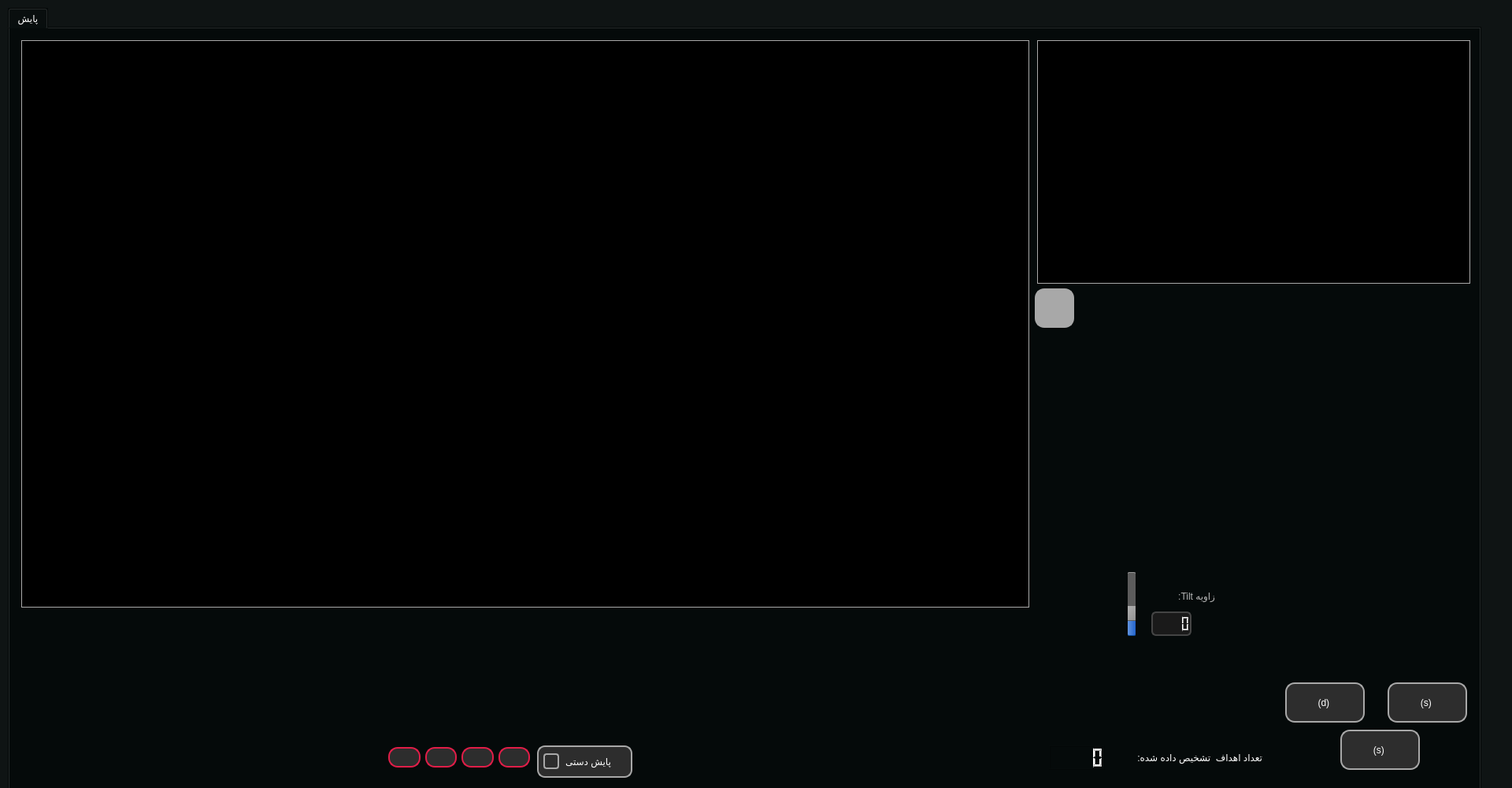
<?xml version="1.0" encoding="UTF-8"?>
<ui version="4.0">
 <class>MainWindow</class>
 <widget class="QMainWindow" name="MainWindow">
  <property name="geometry">
   <rect>
    <x>0</x>
    <y>0</y>
    <width>1920</width>
    <height>1000</height>
   </rect>
  </property>
  <property name="minimumSize">
   <size>
    <width>650</width>
    <height>450</height>
   </size>
  </property>
  <property name="windowTitle">
   <string>MainWindow</string>
  </property>
  <property name="styleSheet">
   <string notr="true">color: rgb(255, 255, 255);
background-color: rgb(15, 20, 20);


</string>
  </property>
  <widget class="QWidget" name="centralwidget">
   <widget class="QTabWidget" name="tabWidget">
    <property name="geometry">
     <rect>
      <x>10</x>
      <y>10</y>
      <width>1871</width>
      <height>1000</height>
     </rect>
    </property>
    <property name="cursor">
     <cursorShape>ArrowCursor</cursorShape>
    </property>
    <property name="styleSheet">
     <string notr="true">background-color: rgb(5,10 ,10);
margin: &quot;auto&quot;
</string>
    </property>
    <property name="currentIndex">
     <number>0</number>
    </property>
    <property name="documentMode">
     <bool>false</bool>
    </property>
    <widget class="QWidget" name="payesh">
     <attribute name="title">
      <string>پایش</string>
     </attribute>
     <widget class="QWidget" name="camera1Viewfinder" native="true">
      <property name="geometry">
       <rect>
        <x>15</x>
        <y>15</y>
        <width>1280</width>
        <height>720</height>
       </rect>
      </property>
      <property name="styleSheet">
       <string notr="true">border: 1px solid  #a9a9a9;</string>
      </property>
      <widget class="QLabel" name="DET_L">
       <property name="geometry">
        <rect>
         <x>0</x>
         <y>0</y>
         <width>1280</width>
         <height>720</height>
        </rect>
       </property>
       <property name="styleSheet">
        <string notr="true">background-color: rgb(0, 0, 0);</string>
       </property>
       <property name="text">
        <string/>
       </property>
      </widget>
      <widget class="QWidget" name="widget_1" native="true">
       <property name="geometry">
        <rect>
         <x>0</x>
         <y>0</y>
         <width>1280</width>
         <height>720</height>
        </rect>
       </property>
       <property name="styleSheet">
        <string notr="true">background-color: rgba(255, 255, 255, 0);</string>
       </property>
      </widget>
     </widget>
     <widget class="QPushButton" name="START_DET">
      <property name="geometry">
       <rect>
        <x>1620</x>
        <y>830</y>
        <width>101</width>
        <height>51</height>
       </rect>
      </property>
      <property name="cursor">
       <cursorShape>ArrowCursor</cursorShape>
      </property>
      <property name="styleSheet">
       <string notr="true">QPushButton#START_DET {
    background-color: #2d2d2d;
    color: white;
    font: 10pt &quot;IRANSans&quot;, &quot;Vazir&quot;, &quot;Segoe UI&quot;;
    border: 2px solid #a8a8a8; /* cyan-400 */
    border-radius: 12px;
    padding: 8px 16px;
}

QPushButton#START_DET:hover {
    background-color: #3a3a3a;
    border-color: #67e8f9; /* hover tone */
}

QPushButton#START_DET:pressed {
    background-color: #1f1f1f;
    border-color: #a5f3fc;
}

QPushButton#START_DET:disabled {
    background-color: #444;
    color: #999;
    border-color: #666;
}
</string>
      </property>
      <property name="text">
       <string>(d) </string>
      </property>
      <property name="icon">
       <iconset>
        <normaloff>icons/play.png</normaloff>
        <normalon>icons/puase.png</normalon>icons/play.png</iconset>
      </property>
      <property name="iconSize">
       <size>
        <width>24</width>
        <height>24</height>
       </size>
      </property>
      <property name="shortcut">
       <string/>
      </property>
      <property name="checkable">
       <bool>true</bool>
      </property>
      <property name="checked">
       <bool>false</bool>
      </property>
      <property name="autoRepeat">
       <bool>false</bool>
      </property>
      <property name="autoDefault">
       <bool>false</bool>
      </property>
      <property name="default">
       <bool>false</bool>
      </property>
     </widget>
     <widget class="QLabel" name="T_NUM_LABEL">
      <property name="geometry">
       <rect>
        <x>1360</x>
        <y>910</y>
        <width>231</width>
        <height>31</height>
       </rect>
      </property>
      <property name="styleSheet">
       <string notr="true">font: bold 10pt &quot;IRANSans&quot;, &quot;Vazir&quot;, &quot;Segoe UI&quot;</string>
      </property>
      <property name="text">
       <string>تعداد اهداف  تشخیص داده شده:</string>
      </property>
     </widget>
     <widget class="QLCDNumber" name="TARGET_NUM">
      <property name="geometry">
       <rect>
        <x>1320</x>
        <y>910</y>
        <width>71</width>
        <height>31</height>
       </rect>
      </property>
      <property name="value" stdset="0">
       <double>0.000000000000000</double>
      </property>
     </widget>
     <widget class="QCheckBox" name="MANUAL_MON">
      <property name="geometry">
       <rect>
        <x>670</x>
        <y>910</y>
        <width>121</width>
        <height>41</height>
       </rect>
      </property>
      <property name="styleSheet">
       <string notr="true">QCheckBox#MANUAL_MON {
    font:  11pt &quot;IRANSans&quot;, &quot;Vazir&quot;, &quot;Segoe UI&quot;;
    color: white;
    spacing: 8px;
    padding: 3px 6px;
    background-color: #2d2d2d;
    border: 2px solid #a8a8a8;
    border-radius: 10px;
    direction: rtl;
}

QCheckBox#MANUAL_MON::indicator {
    width: 16px;
    height: 16px;
    border: 2px solid #a8a8a8;
    background-color: transparent;
    border-radius: 4px;
}

QCheckBox#MANUAL_MON::indicator:checked {
    background-color: #21cbe6;
}

QCheckBox#MANUAL_MON:hover {
    background-color: #3a3a3a;
    border-color: #21cbe6;
}
</string>
      </property>
      <property name="text">
       <string>پایش دستی</string>
      </property>
      <property name="shortcut">
       <string>Ctrl+M</string>
      </property>
      <property name="autoRepeat">
       <bool>false</bool>
      </property>
     </widget>
     <widget class="QWidget" name="layoutWidget">
      <property name="geometry">
       <rect>
        <x>481</x>
        <y>910</y>
        <width>180</width>
        <height>31</height>
       </rect>
      </property>
      <layout class="QHBoxLayout" name="horizontalLayout">
       <item>
        <widget class="QPushButton" name="LEFT">
         <property name="styleSheet">
          <string notr="true">QPushButton#LEFT {
    background-color: #2d2d2d;
    color: white;
    font: 10pt &quot;IRANSans&quot;, &quot;Vazir&quot;, &quot;Segoe UI&quot;;
    border: 2px solid #e11d48; /* rose-500 */
    border-radius: 12px;
    padding: 4px 8px;
}

QPushButton#LEFT:hover {
    background-color: #3a3a3a;
    border-color: #f43f5e; /* hover rose tone */
}

QPushButton#LEFT:pressed {
    background-color: #1f1f1f;
    border-color: #fb7185;
}

QPushButton#LEFT:disabled {
    background-color: #444;
    color: #999;
    border-color: #666;
}
</string>
         </property>
         <property name="text">
          <string/>
         </property>
         <property name="icon">
          <iconset>
           <normaloff>icons/left.png</normaloff>icons/left.png</iconset>
         </property>
         <property name="shortcut">
          <string>Left</string>
         </property>
         <property name="autoRepeat">
          <bool>true</bool>
         </property>
        </widget>
       </item>
       <item>
        <widget class="QPushButton" name="RIGHT">
         <property name="styleSheet">
          <string notr="true">QPushButton#RIGHT {
    background-color: #2d2d2d;
    color: white;
    font: 10pt &quot;IRANSans&quot;, &quot;Vazir&quot;, &quot;Segoe UI&quot;;
    border: 2px solid #e11d48; /* rose-500 */
    border-radius: 12px;
    padding: 4px 8px;
}

QPushButton#RIGHT:hover {
    background-color: #3a3a3a;
    border-color: #f43f5e; /* hover rose tone */
}

QPushButton#RIGHT:pressed {
    background-color: #1f1f1f;
    border-color: #fb7185;
}

QPushButton#RIGHT:disabled {
    background-color: #444;
    color: #999;
    border-color: #666;
}
</string>
         </property>
         <property name="text">
          <string/>
         </property>
         <property name="icon">
          <iconset>
           <normaloff>icons/right.png</normaloff>icons/right.png</iconset>
         </property>
         <property name="shortcut">
          <string>Right</string>
         </property>
         <property name="checkable">
          <bool>false</bool>
         </property>
         <property name="autoRepeat">
          <bool>true</bool>
         </property>
         <property name="autoDefault">
          <bool>false</bool>
         </property>
        </widget>
       </item>
       <item>
        <widget class="QPushButton" name="UP">
         <property name="styleSheet">
          <string notr="true">QPushButton#UP {
    background-color: #2d2d2d;
    color: white;
    font: 10pt &quot;IRANSans&quot;, &quot;Vazir&quot;, &quot;Segoe UI&quot;;
    border: 2px solid #e11d48; /* rose-500 */
    border-radius: 12px;
    padding: 4px 8px;
}

QPushButton#UP:hover {
    background-color: #3a3a3a;
    border-color: #f43f5e; /* hover rose tone */
}

QPushButton#UPpressed {
    background-color: #1f1f1f;
    border-color: #fb7185;
}

QPushButton#UP:disabled {
    background-color: #444;
    color: #999;
    border-color: #666;
}
</string>
         </property>
         <property name="text">
          <string/>
         </property>
         <property name="icon">
          <iconset>
           <normaloff>icons/up.png</normaloff>icons/up.png</iconset>
         </property>
         <property name="shortcut">
          <string>Up</string>
         </property>
         <property name="autoRepeat">
          <bool>true</bool>
         </property>
        </widget>
       </item>
       <item>
        <widget class="QPushButton" name="DOWN">
         <property name="styleSheet">
          <string notr="true">QPushButton#DOWN {
    background-color: #2d2d2d;
    color: white;
    font: 10pt &quot;IRANSans&quot;, &quot;Vazir&quot;, &quot;Segoe UI&quot;;
    border: 2px solid #e11d48; /* rose-500 */
    border-radius: 12px;
    padding: 4px 8px;
}

QPushButton#DOWNhover {
    background-color: #3a3a3a;
    border-color: #f43f5e; /* hover rose tone */
}

QPushButton#DOWN:pressed {
    background-color: #1f1f1f;
    border-color: #fb7185;
}

QPushButton#DOWN:disabled {
    background-color: #444;
    color: #999;
    border-color: #666;
}
</string>
         </property>
         <property name="text">
          <string/>
         </property>
         <property name="icon">
          <iconset>
           <normaloff>icons/down.png</normaloff>icons/down.png</iconset>
         </property>
         <property name="shortcut">
          <string>Down</string>
         </property>
         <property name="checkable">
          <bool>false</bool>
         </property>
         <property name="autoRepeat">
          <bool>true</bool>
         </property>
         <property name="autoDefault">
          <bool>false</bool>
         </property>
        </widget>
       </item>
      </layout>
     </widget>
     <widget class="QLabel" name="tilt_degree_label_3">
      <property name="geometry">
       <rect>
        <x>1450</x>
        <y>710</y>
        <width>81</width>
        <height>20</height>
       </rect>
      </property>
      <property name="styleSheet">
       <string notr="true">font: bold 10pt  &quot;Ubuntu Sans&quot;;
color: #b5b5b5;
</string>
      </property>
      <property name="text">
       <string>زاویه Tilt:</string>
      </property>
     </widget>
     <widget class="QSlider" name="TILT">
      <property name="geometry">
       <rect>
        <x>1420</x>
        <y>690</y>
        <width>10</width>
        <height>81</height>
       </rect>
      </property>
      <property name="styleSheet">
       <string notr="true">/* Basic QSlider styling */
QSlider {
    background: transparent;
}

/* Styling for the groove (the background of the slider) */
QSlider::groove:horizontal {
    border: 1px solid #999999;
    height: 8px;
    background: qlineargradient(x1:0, y1:0, x2:0, y2:1, stop:0 #B1B1B1, stop:1 #c4c4c4);
    margin: 2px 0;
    border-radius: 4px;
}

QSlider::groove:vertical {
    border: 1px solid #999999;
    width: 8px;
    background: qlineargradient(x1:0, y1:0, x2:1, y2:0, stop:0 #B1B1B1, stop:1 #c4c4c4);
    margin: 0 2px;
    border-radius: 4px;
}

/* Styling for the handle (the draggable part) */
QSlider::handle:horizontal {
    background: qlineargradient(x1:0, y1:0, x2:1, y2:1, stop:0 #b4b4b4, stop:1 #8f8f8f);
    border: 1px solid #5c5c5c;
    width: 18px;
    margin: -4px 0; /* expand outside the groove */
    border-radius: 9px;
}

QSlider::handle:vertical {
    background: qlineargradient(x1:0, y1:0, x2:1, y2:1, stop:0 #b4b4b4, stop:1 #8f8f8f);
    border: 1px solid #5c5c5c;
    height: 18px;
    margin: 0 -4px; /* expand outside the groove */
    border-radius: 9px;
}

/* Styling for the add-page (the part before the handle) - now blue */
QSlider::add-page:horizontal {
    background: qlineargradient(x1:0, y1:0, x2:0, y2:1, stop:0 #6a9ae2, stop:1 #1a5dc9);
    border: 1px solid #0a4a9b;
    height: 8px;
    border-radius: 4px;
}

QSlider::add-page:vertical {
    background: qlineargradient(x1:0, y1:0, x2:1, y2:0, stop:0 #6a9ae2, stop:1 #1a5dc9);
    border: 1px solid #0a4a9b;
    width: 8px;
    border-radius: 4px;
}

/* Styling for the sub-page (the part after the handle) - now grey */
QSlider::sub-page:horizontal {
    background: #5c5c5c;
    border: 1px solid #999999;
    height: 8px;
    border-radius: 4px;
}

QSlider::sub-page:vertical {
    background: #5c5c5c;
    border: 1px solid #999999;
    width: 8px;
    border-radius: 4px;
}

/* Optional: Style for when the slider is pressed */
QSlider::handle:horizontal:pressed {
    background: qlineargradient(x1:0, y1:0, x2:1, y2:1, stop:0 #dadada, stop:1 #8f8f8f);
}

QSlider::handle:vertical:pressed {
    background: qlineargradient(x1:0, y1:0, x2:1, y2:1, stop:0 #dadada, stop:1 #8f8f8f);
}</string>
      </property>
      <property name="minimum">
       <number>-40</number>
      </property>
      <property name="maximum">
       <number>90</number>
      </property>
      <property name="pageStep">
       <number>1</number>
      </property>
      <property name="orientation">
       <enum>Qt::Orientation::Vertical</enum>
      </property>
      <property name="invertedAppearance">
       <bool>false</bool>
      </property>
      <property name="invertedControls">
       <bool>false</bool>
      </property>
      <property name="tickPosition">
       <enum>QSlider::TickPosition::NoTicks</enum>
      </property>
     </widget>
     <widget class="QLCDNumber" name="TILT_LCD">
      <property name="geometry">
       <rect>
        <x>1450</x>
        <y>740</y>
        <width>51</width>
        <height>31</height>
       </rect>
      </property>
      <property name="styleSheet">
       <string notr="true">QLCDNumber {
    background-color: #1a1a1a;
    border: 2px solid #444;
    border-radius: 6px;
    color: #39ff14; /* neon green for digits */
    font-size: 28px;
    font-family: &quot;Consolas&quot;, &quot;Courier New&quot;, monospace;
}

QLCDNumber::segment {
    background: transparent;
    border: none;
}
</string>
      </property>
      <property name="value" stdset="0">
       <double>0.000000000000000</double>
      </property>
      <property name="intValue" stdset="0">
       <number>0</number>
      </property>
     </widget>
     <widget class="QPushButton" name="CAMERA_SET">
      <property name="geometry">
       <rect>
        <x>1750</x>
        <y>830</y>
        <width>101</width>
        <height>51</height>
       </rect>
      </property>
      <property name="cursor">
       <cursorShape>ArrowCursor</cursorShape>
      </property>
      <property name="styleSheet">
       <string notr="true">QPushButton#CAMERA_SET {
    background-color: #2d2d2d;
    color: white;
    font: 10pt &quot;IRANSans&quot;, &quot;Vazir&quot;, &quot;Segoe UI&quot;;
    border: 2px solid #a8a8a8; /* cyan-400 */
    border-radius: 12px;
    padding: 8px 16px;
}

QPushButton#CAMERA_SET:hover {
    background-color: #3a3a3a;
    border-color: #67e8f9; /* hover tone */
}

QPushButton#CAMERA_SET:pressed {
    background-color: #1f1f1f;
    border-color: #a5f3fc;
}

QPushButton#CAMERA_SET:disabled {
    background-color: #444;
    color: #999;
    border-color: #666;
}
</string>
      </property>
      <property name="text">
       <string>(s) </string>
      </property>
      <property name="icon">
       <iconset>
        <normaloff>icons/camset.png</normaloff>icons/camset.png</iconset>
      </property>
      <property name="iconSize">
       <size>
        <width>25</width>
        <height>25</height>
       </size>
      </property>
      <property name="shortcut">
       <string/>
      </property>
      <property name="checkable">
       <bool>true</bool>
      </property>
      <property name="checked">
       <bool>false</bool>
      </property>
      <property name="autoRepeat">
       <bool>false</bool>
      </property>
      <property name="autoDefault">
       <bool>false</bool>
      </property>
      <property name="default">
       <bool>false</bool>
      </property>
     </widget>
     <widget class="QPushButton" name="MON_SET">
      <property name="geometry">
       <rect>
        <x>1690</x>
        <y>890</y>
        <width>101</width>
        <height>51</height>
       </rect>
      </property>
      <property name="cursor">
       <cursorShape>ArrowCursor</cursorShape>
      </property>
      <property name="styleSheet">
       <string notr="true">QPushButton#MON_SET {
    background-color: #2d2d2d;
    color: white;
    font: 10pt &quot;IRANSans&quot;, &quot;Vazir&quot;, &quot;Segoe UI&quot;;
    border: 2px solid #a8a8a8; /* cyan-400 */
    border-radius: 12px;
    padding: 8px 16px;
}

QPushButton#MON_SET:hover {
    background-color: #3a3a3a;
    border-color: #67e8f9; /* hover tone */
}

QPushButton#MON_SET:pressed {
    background-color: #1f1f1f;
    border-color: #a5f3fc;
}

QPushButton#MON_SET:disabled {
    background-color: #444;
    color: #999;
    border-color: #666;
}
</string>
      </property>
      <property name="text">
       <string>(s) </string>
      </property>
      <property name="icon">
       <iconset>
        <normaloff>icons/settings (2).png</normaloff>icons/settings (2).png</iconset>
      </property>
      <property name="iconSize">
       <size>
        <width>25</width>
        <height>25</height>
       </size>
      </property>
      <property name="shortcut">
       <string/>
      </property>
      <property name="checkable">
       <bool>true</bool>
      </property>
      <property name="checked">
       <bool>false</bool>
      </property>
      <property name="autoRepeat">
       <bool>false</bool>
      </property>
      <property name="autoDefault">
       <bool>false</bool>
      </property>
      <property name="default">
       <bool>false</bool>
      </property>
     </widget>
     <widget class="QWidget" name="camera2Viewfinder" native="true">
      <property name="geometry">
       <rect>
        <x>1305</x>
        <y>15</y>
        <width>550</width>
        <height>309</height>
       </rect>
      </property>
      <property name="styleSheet">
       <string notr="true">border: 1px solid  #a9a9a9;</string>
      </property>
      <widget class="QLabel" name="CAM2_L">
       <property name="geometry">
        <rect>
         <x>0</x>
         <y>0</y>
         <width>550</width>
         <height>309</height>
        </rect>
       </property>
       <property name="styleSheet">
        <string notr="true">background-color: rgb(0, 0, 0);</string>
       </property>
       <property name="text">
        <string/>
       </property>
      </widget>
      <widget class="QWidget" name="widget_2" native="true">
       <property name="geometry">
        <rect>
         <x>0</x>
         <y>0</y>
         <width>550</width>
         <height>309</height>
        </rect>
       </property>
       <property name="styleSheet">
        <string notr="true">background-color: rgba(255, 255, 255, 0);</string>
       </property>
      </widget>
     </widget>
     <widget class="QPushButton" name="CHANGE_CAMS">
      <property name="geometry">
       <rect>
        <x>1302</x>
        <y>330</y>
        <width>50</width>
        <height>50</height>
       </rect>
      </property>
      <property name="cursor">
       <cursorShape>ArrowCursor</cursorShape>
      </property>
      <property name="styleSheet">
       <string notr="true">QPushButton#CHANGE_CAMS {
    background-color: #a8a8a8;
    color: white;
    font: 10pt &quot;IRANSans&quot;, &quot;Vazir&quot;, &quot;Segoe UI&quot;;
    border: 2px solid #a8a8a8; /* cyan-400 */
    border-radius: 12px;
    padding: 8px 16px;
}

QPushButton#SCHANGE_CAMS:hover {
    background-color: #3a3a3a;
    border-color: #67e8f9; /* hover tone */
}

QPushButton#CHANGE_CAMS:pressed {
    background-color: #1f1f1f;
    border-color: #a5f3fc;
}

QPushButton#CHANGE_CAMS:disabled {
    background-color: #444;
    color: #999;
    border-color: #666;
}
</string>
      </property>
      <property name="text">
       <string/>
      </property>
      <property name="icon">
       <iconset>
        <normaloff>icons/change-cams.png</normaloff>icons/change-cams.png</iconset>
      </property>
      <property name="iconSize">
       <size>
        <width>32</width>
        <height>32</height>
       </size>
      </property>
      <property name="shortcut">
       <string/>
      </property>
      <property name="checkable">
       <bool>true</bool>
      </property>
      <property name="checked">
       <bool>true</bool>
      </property>
      <property name="autoRepeat">
       <bool>false</bool>
      </property>
      <property name="autoDefault">
       <bool>false</bool>
      </property>
      <property name="default">
       <bool>false</bool>
      </property>
     </widget>
     <zorder>layoutWidget</zorder>
     <zorder>camera1Viewfinder</zorder>
     <zorder>START_DET</zorder>
     <zorder>T_NUM_LABEL</zorder>
     <zorder>TARGET_NUM</zorder>
     <zorder>MANUAL_MON</zorder>
     <zorder>tilt_degree_label_3</zorder>
     <zorder>TILT</zorder>
     <zorder>TILT_LCD</zorder>
     <zorder>CAMERA_SET</zorder>
     <zorder>MON_SET</zorder>
     <zorder>camera2Viewfinder</zorder>
     <zorder>CHANGE_CAMS</zorder>
    </widget>
   </widget>
  </widget>
 </widget>
 <resources/>
 <connections>
  <connection>
   <sender>TILT</sender>
   <signal>valueChanged(int)</signal>
   <receiver>TILT_LCD</receiver>
   <slot>display(int)</slot>
   <hints>
    <hint type="sourcelabel">
     <x>1718</x>
     <y>573</y>
    </hint>
    <hint type="destinationlabel">
     <x>1741</x>
     <y>573</y>
    </hint>
   </hints>
  </connection>
 </connections>
</ui>
